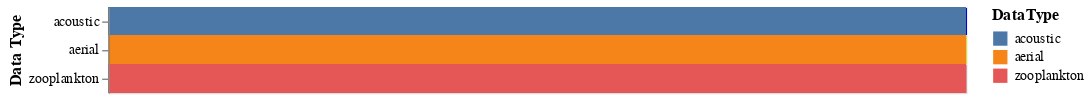

Write notebook code for a chart like this one.
### Code cell
interval = alt.selection(type='interval', encodings=['x'])

# lays out categories, this should be my data types
timeline_base = alt.Chart(concat).mark_rect().encode(
    y = alt.Y('DataType:O', axis=alt.Axis(title='Data Type')),
    color = 'DataType:N'
).properties(
    width = 600
)

timeline_base

### Figure 1 — Vega-Lite specification as saved in the notebook (floating-point values rounded to 4 significant figures; data arrays with more than 128 entries replaced by an {"elided": "..."} marker saying what was removed)
{"config": {"view": {"continuousWidth": 400, "continuousHeight": 300}}, "data": {"name": "data-b3a6a0c4261887c9a63bc118d1d37747"}, "mark": "rect", "encoding": {"color": {"type": "nominal", "field": "DataType"}, "y": {"type": "ordinal", "axis": {"title": "Data Type"}, "field": "DataType"}}, "width": 600, "$schema": "https://vega.github.io/schema/vega-lite/v4.8.1.json", "datasets": {"data-b3a6a0c4261887c9a63bc118d1d37747": {"elided": "892 records"}}}
